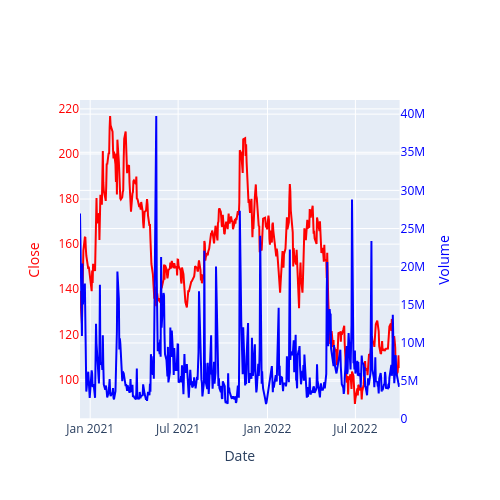

Notebook source saved alongside this figure:
### Code cell
# plotly로 2중축 차트
from plotly.subplots import make_subplots
fig = make_subplots(specs=[[{'secondary_y':True}]])   #2차원 list로 spec지정

# 축 설정
sub_fig_1 = px.line(df_abnb, x='Date', y='Close')
sub_fig_1.update_traces(line_color='red')

sub_fig_2 = px.line(df_abnb, x='Date', y='Volume')
sub_fig_2.update_traces(line_color='blue')
sub_fig_2.update_traces(yaxis='y2')


fig.add_traces(sub_fig_1.data + sub_fig_2.data)

# 레이블 설정
fig.layout.xaxis.title = 'Date'
fig.layout.yaxis.title = 'Close'
fig.layout.yaxis.color = 'red'
fig.layout.yaxis2.title = 'Volume'
fig.layout.yaxis2.color = 'blue'

fig.update_layout(width=500, height=500)

### Figure 1 — Plotly figure (JSON) as saved in the notebook; plotly's stock layout.template omitted (floating-point values rounded to 4 significant figures; data arrays with more than 128 entries replaced by an {"elided": "..."} marker saying what was removed)
{"data": [{"hovertemplate": "Date=%{x}<br>Close=%{y}<extra></extra>", "legendgroup": "", "line": {"color": "red", "dash": "solid"}, "marker": {"symbol": "circle"}, "mode": "lines", "name": "", "orientation": "v", "showlegend": false, "type": "scatter", "x": {"elided": "454 str values"}, "xaxis": "x", "y": {"elided": "454 float values"}, "yaxis": "y"}, {"hovertemplate": "Date=%{x}<br>Volume=%{y}<extra></extra>", "legendgroup": "", "line": {"color": "blue", "dash": "solid"}, "marker": {"symbol": "circle"}, "mode": "lines", "name": "", "orientation": "v", "showlegend": false, "type": "scatter", "x": {"elided": "454 str values"}, "xaxis": "x", "y": {"elided": "454 int values"}, "yaxis": "y2"}], "layout": {"height": 500, "width": 500, "xaxis": {"anchor": "y", "domain": [0, 0.94], "title": {"text": "Date"}}, "yaxis": {"anchor": "x", "color": "red", "domain": [0, 1], "title": {"text": "Close"}}, "yaxis2": {"anchor": "x", "color": "blue", "overlaying": "y", "side": "right", "title": {"text": "Volume"}}}}
